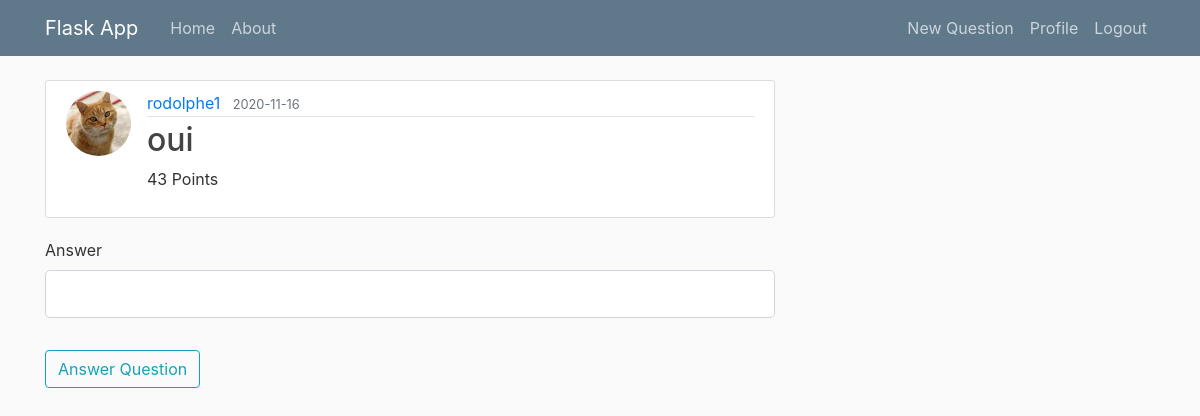
/question/answer/1 (signed in), run on the app's committed database.
### webapp/models.py (models this page shows, shortened)
class User(db.Model, UserMixin):									#Create a Table named 'user' (in lowercase) inheriting from db.Model
	id = db.Column(db.Integer, primary_key=True)
	username = db.Column(db.String(20), unique=True, nullable=False)
	email = db.Column(db.String(120), unique=True, nullable=False)
	image_file = db.Column(db.String(20), nullable=False, default='default.jpg')
	password = db.Column(db.String(60), nullable=False)
	points = db.Column(db.Integer, nullable=False)
	questions = db.relationship('Questions', backref='author', lazy=True)					#Define the relationship with the post (to make a foreign key in Post table)

class Questions(db.Model):									#Create a Table named 'post' (in lowercase) inheriting from db.Model
	id = db.Column(db.Integer, primary_key=True)
	content = db.Column(db.String(20), nullable=False)
	points = db.Column(db.Integer, nullable=False)
	response = db.Column(db.String(50), nullable=False)
	date_posted = db.Column(db.DateTime, nullable=False, default=datetime.utcnow)
	user_id = db.Column(db.Integer, db.ForeignKey('user.id'), nullable=False)

### webapp/routes.py (the view, shortened to what this page needs)
@app.route('/question/answer/<int:id>', methods=['GET', 'POST'])  							# redirect to a page with the questiion's id
@login_required
def answer_question(id):
	question = Questions.query.get(id) 														# a query to get the id's question
	form = AnswerForm() 																	#the form to answer this question
	return render_template('answer_question.html', question=question, form=form)

### webapp/forms.py
class AnswerForm(FlaskForm):
	answer = StringField('Answer', validators=[DataRequired()])
	submit = SubmitField('Answer Question')

### webapp/models.py (called while the page is built)
@login_manager.user_loader
def load_user(user_id):
	return User.query.get(user_id)

### webapp/templates/answer_question.html (shortened to what this page needs)
{% extends "layout.html" %}
{% block content %}
		<article class="media content-section">
			<img class="rounded-circle article-img" src="{{ url_for('static', filename='profile_pics/' + question.author.image_file) }}">
		  <div class="media-body">
		    <div class="article-metadata">
		      <a class="mr-2" href="#">{{ question.author.username }}</a>
		      <small class="text-muted">{{ question.date_posted.strftime('%Y-%m-%d') }}</small>
		    </div>
		    <h2><a class="article-title" href="#">{{ question.content }}</a></h2>
		    <p class="article-content">{{ question.points }} Points</p>
		  </div>
		</article>
		  <form method="POST" action="">
			<fieldset class="form-group">
				<div class="form-group">
					{{ form.answer.label(class="form-control-label") }}
					{% if form.answer.errors %}
						{{ form.answer(class="form-control form-control-lg is-invalid") }}
						<div class="invalid-feedback">
							{% for error in form.answer.errors %}
								<span>{{ error }}</span>
							{% endfor %}
						</div>
					{% else %}
						{{ form.answer(class="form-control form-control-lg") }}
					{% endif %}
				</div>
			</fieldset>
			<div class="form-group">
				{{ form.submit(class="btn btn-outline-info") }}
			</div>
		</form>
{% endblock %}

### webapp/static/main.css (style rules this page uses)
body { background: #fafafa; color: #333333; margin-top: 5rem; }
h1, h2, h3, h4, h5, h6 { color: #444444; }
.content-section { background: #ffffff; padding: 10px 20px; border: 1px solid #dddddd; border-radius: 3px; margin-bottom: 20px; }
.article-title { color: #444444; }
.article-content { white-space: pre-line; }
.article-img { height: 65px; width: 65px; margin-right: 16px; }
.article-metadata { padding-bottom: 1px; margin-bottom: 4px; border-bottom: 1px solid #e3e3e3 }

### data on the page
User: image_file (picture), author.username "rodolphe1"
Questions: date_posted "2020-11-16", content "oui", points "43"
